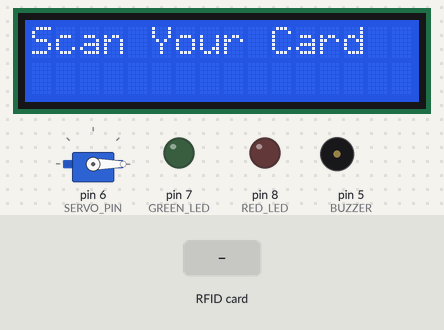
The sketch below on a simulated Arduino Uno, built with avr-gcc and run on an emulated ATmega328P. On the bench: servo, 16×2 character LCD, output pins drawn as LEDs (lit = HIGH), buzzer (waves = sounding). Inputs (shaded band) come from the test bench. Pins used as bus, display or sensor lines are not drawn; what the sketch prints to the serial monitor is not drawn.

Above: at 1.3 s.
1.4 s: RFID card 5E 7A 19 C4 held to the reader
At 1.69 s:
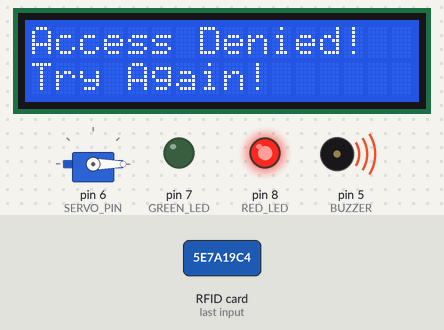
At 2.6 s:
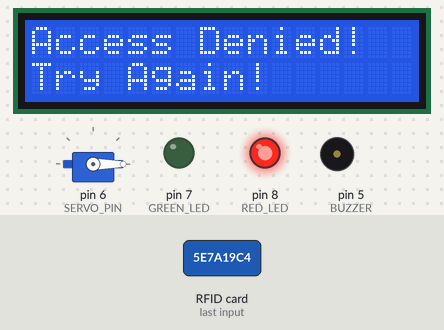
4.4 s: RFID card A1 B2 C3 D4 held to the reader
At 5.2 s:
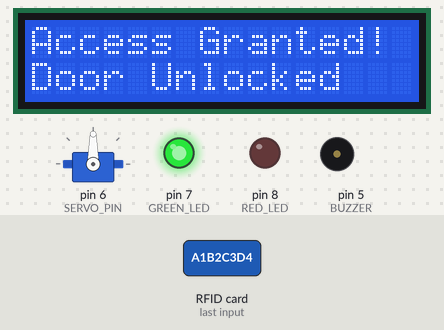
Timing chart, 0 to 11.0 s (numbered marks = the images above; inputs shaded):
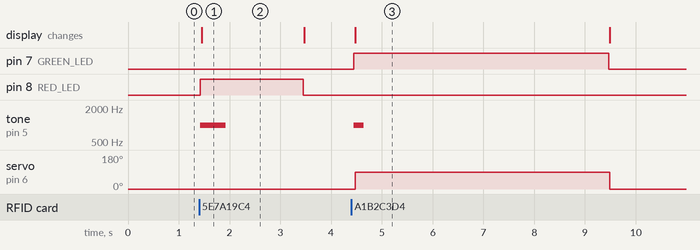

The sketch:

rfid.ino
```cpp
#include <Wire.h>
#include <LiquidCrystal_I2C.h>
#include <SPI.h>
#include <MFRC522.h>
#include <Servo.h>

// Pin Definitions
#define SS_PIN 10
#define RST_PIN 9
#define GREEN_LED 7
#define RED_LED 8
#define BUZZER 5
#define SERVO_PIN 6
#define LCD_ADDRESS 0x27  // Change to 0x3F if needed

// Objects
MFRC522 rfid(SS_PIN, RST_PIN);
Servo doorLockServo;
LiquidCrystal_I2C lcd(LCD_ADDRESS, 16, 2);

// Authorized Card UID (Replace with your UID)
byte authorizedUID[] = {0xA1, 0xB2, 0xC3, 0xD4}; // Replace with actual UID

void setup() {
    Serial.begin(9600);
    SPI.begin();
    rfid.PCD_Init();

    pinMode(GREEN_LED, OUTPUT);
    pinMode(RED_LED, OUTPUT);
    pinMode(BUZZER, OUTPUT);

    digitalWrite(GREEN_LED, LOW);
    digitalWrite(RED_LED, LOW);

    doorLockServo.attach(SERVO_PIN);
    doorLockServo.write(0); // Locked position

    lcd.init();
    lcd.backlight();
    lcd.setCursor(0, 0);
    lcd.print("Scan Your Card");

    Serial.println("System Ready. Scan your RFID card...");
}

void loop() {
    if (!rfid.PICC_IsNewCardPresent() || !rfid.PICC_ReadCardSerial()) {
        return;
    }

    Serial.print("Card UID: ");
    lcd.clear();
    lcd.setCursor(0, 0);
    lcd.print("Card Detected!");

    bool accessGranted = true;

    for (byte i = 0; i < rfid.uid.size; i++) {
        Serial.print(rfid.uid.uidByte[i] < 0x10 ? " 0" : " ");
        Serial.print(rfid.uid.uidByte[i], HEX);
        if (rfid.uid.uidByte[i] != authorizedUID[i]) {
            accessGranted = false;
        }
    }
    Serial.println();

    if (accessGranted) {
        Serial.println("✅ Access Granted!");
        digitalWrite(GREEN_LED, HIGH);
        digitalWrite(RED_LED, LOW);
        tone(BUZZER, 1000, 200); // Short beep

        lcd.clear();
        lcd.setCursor(0, 0);
        lcd.print("Access Granted!");
        lcd.setCursor(0, 1);
        lcd.print("Door Unlocked");

        doorLockServo.write(90); // Unlock door
        delay(5000);             // Keep it open for 5 seconds
        doorLockServo.write(0);  // Lock door again

        digitalWrite(GREEN_LED, LOW);
    } else {
        Serial.println("❌ Access Denied!");
        digitalWrite(RED_LED, HIGH);
        digitalWrite(GREEN_LED, LOW);
        tone(BUZZER, 1000, 500); // Long beep

        lcd.clear();
        lcd.setCursor(0, 0);
        lcd.print("Access Denied!");
        lcd.setCursor(0, 1);
        lcd.print("Try Again!");

        delay(2000);
        digitalWrite(RED_LED, LOW); // Turn off after delay
    }

    lcd.clear();
    lcd.setCursor(0, 0);
    lcd.print("Scan Your Card");

    rfid.PICC_HaltA();
    rfid.PCD_StopCrypto1();
}
```

Measured:
- after the input at 1.4 s, pin 8 (RED_LED): LOW → HIGH at once, → LOW 2.0 s later; tone on pin 5 (BUZZER): silent → 1000 Hz at once, → silent 0.50 s later; the display: changes after 0.05 s (image 1)
- after the input at 4.4 s, pin 7 (GREEN_LED): LOW → HIGH at once, → LOW 5.0 s later; tone on pin 5 (BUZZER): silent → 1000 Hz at once, → silent 0.20 s later; servo on pin 6 (SERVO_PIN): 0° → 90° after 0.07 s, → 0° 5.0 s later; the display: changes after 0.07 s (image 3)
- what the display in image 1 shows lasts 2.0 s, from 1.5 s to 3.5 s
